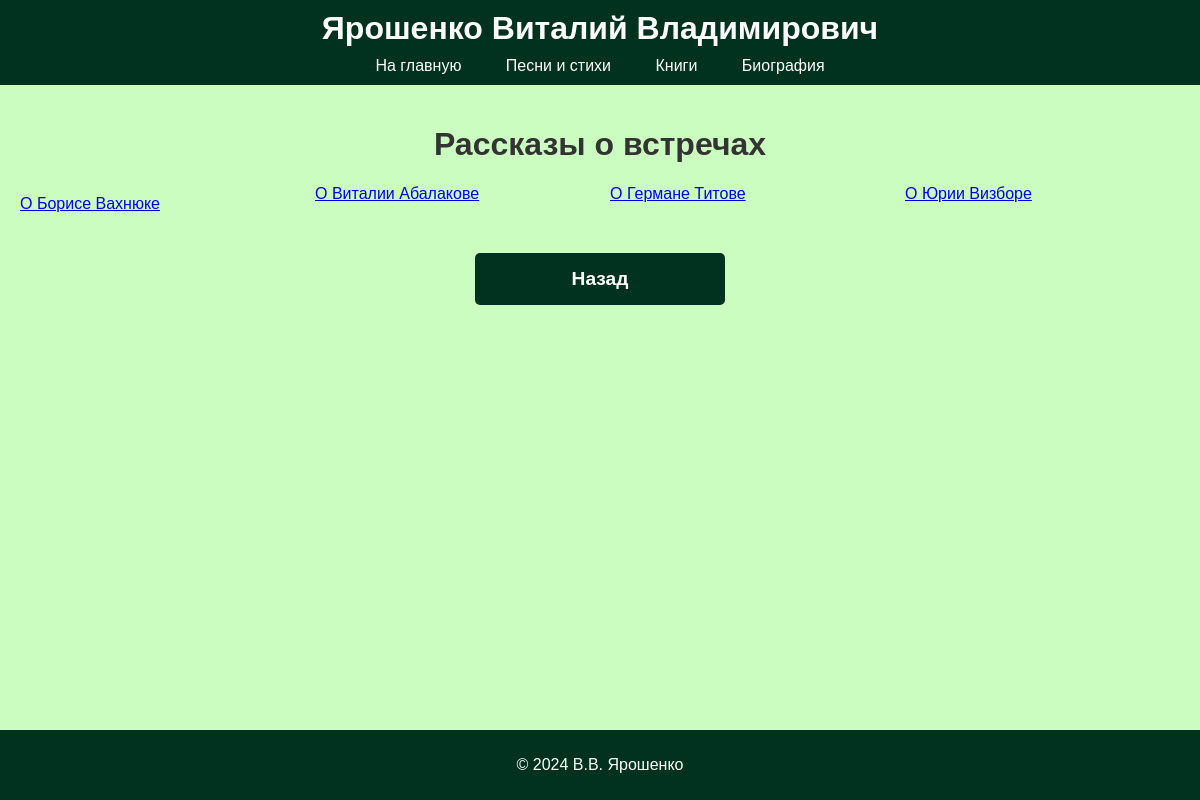
Screenshot of /songs/stories/ with the database file from the repository.
### songs/models.py (models this page shows, shortened)
class Song(models.Model):
    CATEGORY_CHOICES = [
        ('poem', 'Стихотворение'),
        ('song', 'Песня'),
        ('story', 'Рассказ'),
    ]
    title = models.CharField(max_length=200)
    category = models.CharField(max_length=10, choices=CATEGORY_CHOICES, default='poem')
    lyrics = models.TextField()
    audio_file = models.FileField(upload_to='songs/', blank=True, null=True)  # Сделали поле опциональным
    created_at = models.DateTimeField(auto_now_add=True)
    class Meta:
        ordering = ['title']  # Сортировка по алфавиту

### songs/views.py (the view)
# urls.py: path('stories/', views.stories_list, name='stories_list'),  # Рассказы о встречах
def stories_list(request):
    stories = Song.objects.filter(category='story')  # Используйте точное значение категории из модели
    return render(request, 'songs/category_list.html', {'category_name': 'Рассказы о встречах', 'songs': stories})

### songs/templates/songs/category_list.html (shortened to what this page needs)
{% extends 'base_generic.html' %}
{% block content %}
    <h1 style="text-align: center;">{{ category_name }}</h1>
    <ul>
        {% for song in songs %}
            <li><a href="{% url 'song_detail' song.id %}">{{ song.title }}</a></li>
        {% endfor %}
    </ul>
<div class="download-button">
    <a href="{% url 'songs_home' %}" class="button">Назад</a>
</div>
{% endblock %}

### static/css/styles.css (style rules this page uses)
html, body { margin: 0; padding: 0; height: 100%; font-family: Arial, sans-serif; background-color: #CAFDBF; color: #333; }
ul { list-style-type: none; padding: 0; column-width: 250px; column-gap: 20px; }
li { margin: 10px 0; break-inside: avoid; }
.button { display: inline-block; padding: 15px 30px; margin: 10px; font-size: 1.5em; font-weight: bold; color: #fff; background-color: #013220; text-align: center; text-decoration: none; border-radius: 5px; transition: background-color 0.3s ease; width: 250px; box-sizing: border-box; }
.download-button { text-align: center; margin-top: 20px; padding: 8px 16px; font-size: 0.8em; }

### rows the page displays
Song: title "О Борисе Вахнюке"
Song: title "О Виталии Абалакове"
Song: title "О Германе Титове"
Song: title "О Юрии Визборе"

### other values shown
{{ category_name }} "Рассказы о встречах"
